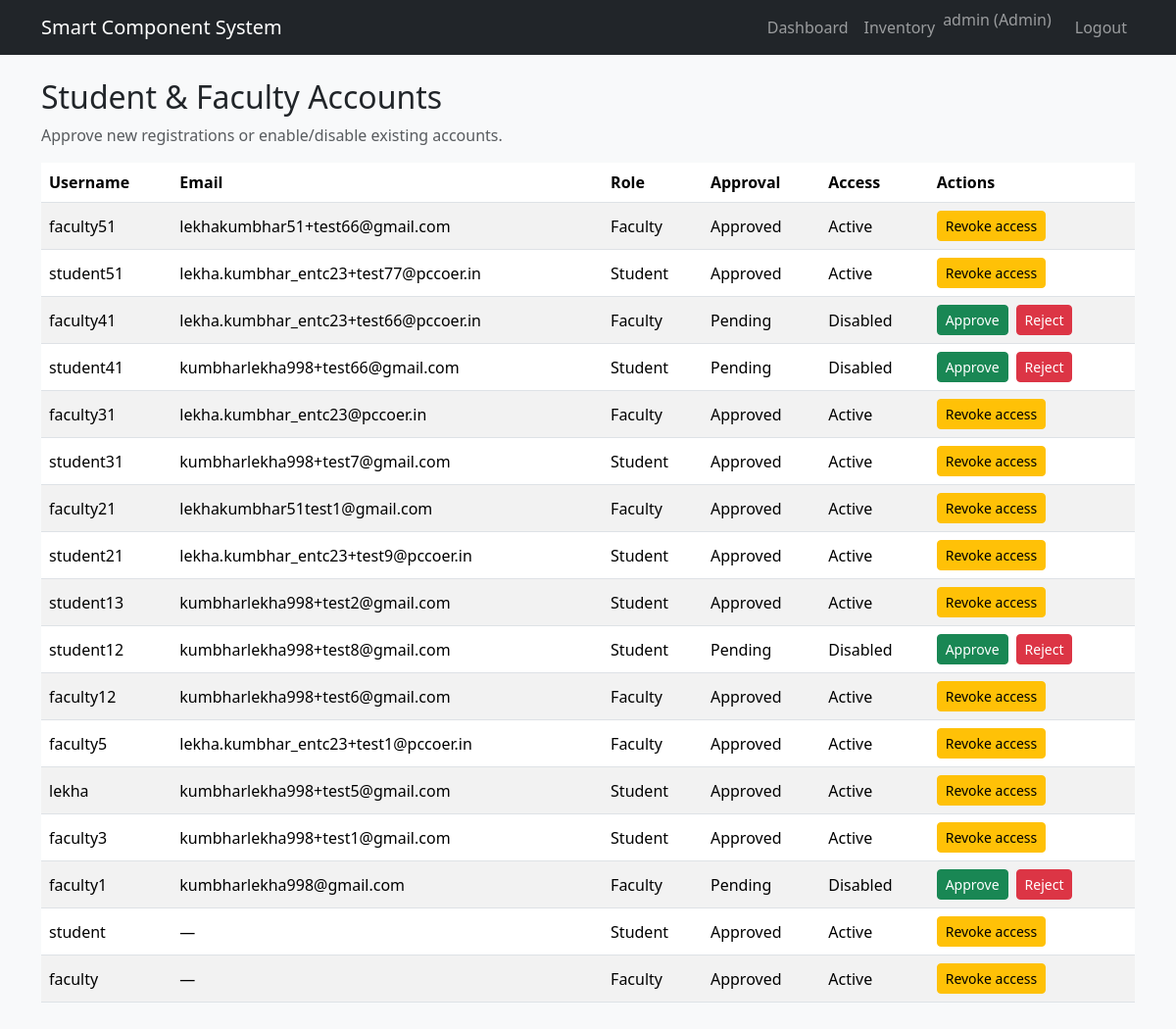
The page /admin/account-approvals (signed in) on the database its author committed.
### app.py (models this page shows)
class User(db.Model):
    id = db.Column(db.Integer, primary_key=True)
    username = db.Column(db.String(80), unique=True, nullable=False)
    password_hash = db.Column(db.String(255), nullable=False)
    role = db.Column(db.String(20), nullable=False)
    email = db.Column(db.String(254), nullable=True)
    approval_status = db.Column(db.String(20), nullable=False, default="Approved")
    is_active = db.Column(db.Boolean, nullable=False, default=True)

### app.py (the view, shortened to what this page needs)
@app.route("/admin/account-approvals", methods=["GET", "POST"])
def account_approvals():
    if "user_id" not in session:
        return redirect(url_for("login"))
    if not admin_required():
        return "Access denied: Admin only.", 403
    users = User.query.filter(User.role.in_(["Student", "Faculty"])).order_by(User.id.desc()).all()
    return render_template("admin_account_approvals.html", users=users)

### app.py (called while the page is built)
@app.before_request
def enforce_account_status():
    if "user_id" not in session or request.endpoint in ("login", "signup", "logout", "static"):
        return None
    user = db.session.get(User, session.get("user_id"))
    if user is None or not user.is_active or user.approval_status != "Approved":
        session.clear()
        flash("Your account is not active. Please contact the administrator.", "warning")
        return redirect(url_for("login"))
    return None

def admin_required():
    return "user_id" in session and session.get("role") == "Admin"

### templates/admin_account_approvals.html (shortened to what this page needs)
{% extends "base.html" %}
{% block content %}
<h2>Student &amp; Faculty Accounts</h2>
<p class="text-muted">Approve new registrations or enable/disable existing accounts.</p>
<div class="table-responsive"><table class="table table-striped align-middle">
<thead><tr><th>Username</th><th>Email</th><th>Role</th><th>Approval</th><th>Access</th><th>Actions</th></tr></thead><tbody>
{% for user in users %}<tr><td>{{ user.username }}</td><td>{{ user.email or '—' }}</td><td>{{ user.role }}</td><td>{{ user.approval_status }}</td><td>{{ 'Active' if user.is_active else 'Disabled' }}</td><td><div class="d-flex flex-wrap gap-2">
{% if user.approval_status == 'Pending' %}
<form method="post"><input type="hidden" name="user_id" value="{{ user.id }}"><button class="btn btn-success btn-sm" name="action" value="approve">Approve</button></form>
<form method="post"><input type="hidden" name="user_id" value="{{ user.id }}"><button class="btn btn-danger btn-sm" name="action" value="reject">Reject</button></form>
{% elif user.approval_status == 'Approved' and user.is_active %}
<form method="post"><input type="hidden" name="user_id" value="{{ user.id }}"><button class="btn btn-warning btn-sm" name="action" value="revoke">Revoke access</button></form>
{% elif user.approval_status == 'Approved' %}
<form method="post"><input type="hidden" name="user_id" value="{{ user.id }}"><button class="btn btn-success btn-sm" name="action" value="restore">Restore access</button></form>
{% endif %}</div></td></tr>{% else %}<tr><td colspan="6">No student or faculty accounts yet.</td></tr>{% endfor %}
</tbody></table></div>
{% endblock %}

### rows shown on the page
User: username "faculty51", email "lekhakumbhar51+test66@gmail.com", role "Faculty", approval_status "Approved", is_active "Active"
User: username "student51", email "lekha.kumbhar_entc23+test77@pccoer.in", role "Student", approval_status "Approved", is_active "Active"
User: username "faculty41", email "lekha.kumbhar_entc23+test66@pccoer.in", role "Faculty", approval_status "Pending", is_active "Disabled"
User: username "student41", email "kumbharlekha998+test66@gmail.com", role "Student", approval_status "Pending", is_active "Disabled"
User: username "faculty31", email "lekha.kumbhar_entc23@pccoer.in", role "Faculty", approval_status "Approved", is_active "Active"
User: username "student31", email "kumbharlekha998+test7@gmail.com", role "Student", approval_status "Approved", is_active "Active"
User: username "faculty21", email "lekhakumbhar51test1@gmail.com", role "Faculty", approval_status "Approved", is_active "Active"
User: username "student21", email "lekha.kumbhar_entc23+test9@pccoer.in", role "Student", approval_status "Approved", is_active "Active"
User: username "student13", email "kumbharlekha998+test2@gmail.com", role "Student", approval_status "Approved", is_active "Active"
User: username "student12", email "kumbharlekha998+test8@gmail.com", role "Student", approval_status "Pending", is_active "Disabled"
User: username "faculty12", email "kumbharlekha998+test6@gmail.com", role "Faculty", approval_status "Approved", is_active "Active"
User: username "faculty5", email "lekha.kumbhar_entc23+test1@pccoer.in", role "Faculty", approval_status "Approved", is_active "Active"
User: username "lekha", email "kumbharlekha998+test5@gmail.com", role "Student", approval_status "Approved", is_active "Active"
User: username "faculty3", email "kumbharlekha998+test1@gmail.com", role "Student", approval_status "Approved", is_active "Active"
User: username "faculty1", email "kumbharlekha998@gmail.com", role "Faculty", approval_status "Pending", is_active "Disabled"
User: username "student", email "—", role "Student", approval_status "Approved", is_active "Active"
User: username "faculty", email "—", role "Faculty", approval_status "Approved", is_active "Active"

### other values the page prints
{{ session.get('username', '') }} "admin"
{{ session.get('role', '') }} "Admin"
